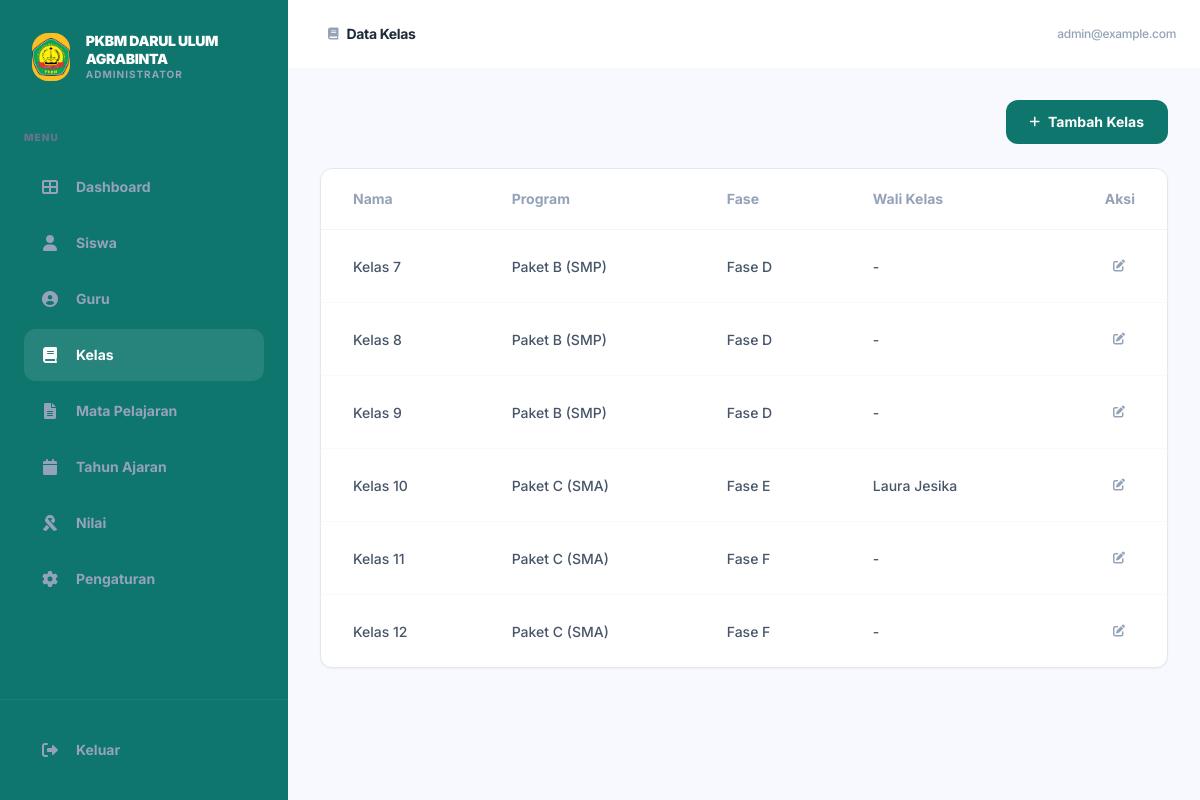
/classes/ (signed in), run on the app's committed database.
### apps_main/models.py (models this page shows, shortened)
class SchoolProfile(models.Model):
    name = models.CharField(max_length=255, default="PKBM Darul Ulum Agrabinta")
    logo = models.ImageField(upload_to='school/', null=True, blank=True)
    principal_name = models.CharField(max_length=255)
    nip = models.CharField(max_length=50, blank=True, null=True)
    address = models.TextField()
    phone = models.CharField(max_length=20, blank=True, null=True)
    email = models.EmailField(blank=True, null=True)
    theme_color = models.CharField(max_length=20, default="#1e295b")
    signature = models.ImageField(upload_to='school/signature/', null=True, blank=True)
    stamp = models.ImageField(upload_to='school/stamp/', null=True, blank=True)

class User(AbstractUser):
    ROLE_CHOICES = (
        ('ADMIN', 'Super Admin'),
        ('TEACHER', 'Teacher'),
        ('STUDENT', 'Student'),
    )
    role = models.CharField(max_length=10, choices=ROLE_CHOICES, default='STUDENT')
    photo = models.ImageField(upload_to='user_photos/', null=True, blank=True)

class ClassLevel(models.Model):
    PROGRAM_CHOICES = (
        ('PAKET_B', 'Paket B (SMP)'),
        ('PAKET_C', 'Paket C (SMA)'),
    )
    PHASE_CHOICES = (
        ('D', 'Fase D'),
        ('E', 'Fase E'),
        ('F', 'Fase F'),
    )
    name = models.CharField(max_length=50)
    program = models.CharField(max_length=20, choices=PROGRAM_CHOICES)
    phase = models.CharField(max_length=2, choices=PHASE_CHOICES)
    homeroom_teacher = models.ForeignKey('Teacher', on_delete=models.SET_NULL, null=True, blank=True, related_name='homeroom_classes')

class Teacher(models.Model):
    user = models.OneToOneField(User, on_delete=models.CASCADE, related_name='teacher_profile')
    nip = models.CharField(max_length=50, unique=True, null=True, blank=True)
    subjects = models.ManyToManyField(Subject, through='TeacherSubject')
    signature = models.ImageField(upload_to='teacher/signatures/', null=True, blank=True)

### apps_main/views.py (the view, shortened to what this page needs)
# urls.py: path('classes/', views.manage_classes, name='manage_classes'),
@user_passes_test(is_admin)
def manage_classes(request):
    classes = ClassLevel.objects.all().order_by('program', 'name').select_related('homeroom_teacher__user')
    teachers = Teacher.objects.all().select_related('user').order_by('user__first_name')
    return render(request, 'apps_main/manage_classes.html', {
        'classes': classes,
        'teachers': teachers,
        'page_title': 'Manajemen Kelas'
    })

### apps_main/context_processors.py (called while the page is built)
def school_profile(request):
    school = SchoolProfile.objects.first()
    return {
        'school_profile': school
    }

### apps_main/views.py (called while the page is built)
def is_admin(user):
    return user.is_authenticated and user.role == 'ADMIN'

### templates/apps_main/manage_classes.html (shortened to what this page needs)
{% extends 'base.html' %}
{% block page_title %}Data Kelas{% endblock %}
{% block page_icon %}<i class="fas fa-book text-xs"></i>{% endblock %}
{% block content %}
<div class="space-y-6">
    <div class="flex justify-end">
        <button onclick="openClassModal()" class="inline-flex items-center px-6 py-3 bg-primary text-white rounded-xl font-bold text-sm hover:shadow-lg hover:shadow-slate-200 transition-all">
            <i class="fas fa-plus mr-2 text-xs"></i> Tambah Kelas
        </button>
    </div>
    <div class="bg-white rounded-xl shadow-sm border border-slate-200 overflow-hidden">
        <div class="overflow-x-auto">
            <table class="w-full text-left">
                <thead>
                    <tr class="text-slate-400 text-sm font-normal border-b border-slate-100">
                        <th class="px-8 py-5">Nama</th>
                        <th class="px-8 py-5">Program</th>
                        <th class="px-8 py-5">Fase</th>
                        <th class="px-8 py-5">Wali Kelas</th>
                        <th class="px-8 py-5 text-right">Aksi</th>
                    </tr>
                </thead>
                <tbody class="divide-y divide-slate-50">
                    {% for class in classes %}
                    <tr class="hover:bg-slate-50/30 transition-colors group">
                        <td class="px-8 py-5">
                            <span class="text-sm font-medium text-slate-600">{{ class.name }}</span>
                        </td>
                        <td class="px-8 py-5">
                            <span class="text-sm font-medium text-slate-600">{{ class.get_program_display }}</span>
                        </td>
                        <td class="px-8 py-5">
                            <span class="text-sm font-medium text-slate-600">Fase {{ class.phase }}</span>
                        </td>
                        <td class="px-8 py-5">
                            <span class="text-sm font-medium text-slate-600">{{ class.homeroom_teacher.user.get_full_name|default:"-" }}</span>
                        </td>
                        <td class="px-8 py-5 text-right">
                            <button onclick="editClass('{{ class.id }}')" class="inline-flex items-center justify-center w-8 h-8 text-slate-400 hover:text-primary hover:bg-primary/5 rounded-lg transition-all">
                                <i class="fas fa-edit text-xs"></i>
                            </button>
                        </td>
                    </tr>
                    {% empty %}
                    <tr>
                        <td colspan="4" class="px-8 py-20 text-center">
                            <p class="text-sm font-medium text-slate-400">Belum ada kelas</p>
                        </td>
                    </tr>
                    {% endfor %}
                </tbody>
            </table>
        </div>
    </div>
</div>
{% endblock %}

### templates/base.html (shortened to what this page needs)
<!DOCTYPE html>
<html lang="en">
<head>
    <script src="https://cdn.tailwindcss.com"></script>
    <link href="https://cdnjs.cloudflare.com/ajax/libs/font-awesome/6.0.0/css/all.min.css" rel="stylesheet">
</head>
<body class="bg-[#f8f9fe] text-[#1e293b]">
    {% if user.is_authenticated %}
    <div class="min-h-screen flex">
        <aside id="sidebar" class="w-72 bg-primary text-white flex-shrink-0 hidden md:flex flex-col fixed inset-y-0 left-0 z-50 md:relative transition-transform -translate-x-full md:translate-x-0">
            <div class="p-8 flex items-center justify-between">
                <div class="flex items-center space-x-4">
                    <div class="w-12 h-12 bg-[#fbbf24] rounded-2xl flex items-center justify-center text-primary text-2xl overflow-hidden">
                        {% if school_profile.logo %}
                            <img src="{{ school_profile.logo.url }}" class="w-full h-full object-contain">
                        {% else %}
                            <i class="fas fa-graduation-cap"></i>
                        {% endif %}
                    </div>
                    <div>
                        <h1 class="text-sm font-black tracking-tight leading-tight uppercase">{{ school_profile.name|default:'PKBM Darul Ulum' }}</h1>
                        <p class="text-[10px] text-slate-400 font-bold uppercase tracking-widest">Administrator</p>
                    </div>
                </div>
            </div>
            <div class="px-6 py-4">
                <p class="text-[10px] font-black text-slate-500 uppercase tracking-widest mb-4">Menu</p>
                <nav class="space-y-1">
                    <a href="{% url 'dashboard' %}" class="flex items-center space-x-4 p-4 rounded-xl {% if request.resolver_match.url_name == 'dashboard' %}bg-white/10 text-white{% else %}text-slate-400 hover:text-white transition{% endif %}">
                        <i class="fas fa-th-large w-5 text-center"></i>
                        <span class="text-sm font-bold">Dashboard</span>
                    </a>
                    {% if user.role == 'ADMIN' %}
                    <a href="{% url 'manage_students' %}" class="flex items-center space-x-4 p-4 rounded-xl {% if request.resolver_match.url_name == 'manage_students' %}bg-white/10 text-white{% else %}text-slate-400 hover:text-white transition{% endif %}">
                        <i class="fas fa-user w-5 text-center"></i>
                        <span class="text-sm font-bold">Siswa</span>
                    </a>
                    <a href="{% url 'manage_teachers' %}" class="flex items-center space-x-4 p-4 rounded-xl {% if request.resolver_match.url_name == 'manage_teachers' %}bg-white/10 text-white{% else %}text-slate-400 hover:text-white transition{% endif %}">
                        <i class="fas fa-user-circle w-5 text-center"></i>
                        <span class="text-sm font-bold">Guru</span>
                    </a>
                    <a href="{% url 'manage_classes' %}" class="flex items-center space-x-4 p-4 rounded-xl {% if request.resolver_match.url_name == 'manage_classes' %}bg-white/10 text-white{% else %}text-slate-400 hover:text-white transition{% endif %}">
                        <i class="fas fa-book w-5 text-center"></i>
                        <span class="text-sm font-bold">Kelas</span>
                    </a>
                    <a href="{% url 'manage_subjects' %}" class="flex items-center space-x-4 p-4 rounded-xl {% if request.resolver_match.url_name == 'manage_subjects' %}bg-white/10 text-white{% else %}text-slate-400 hover:text-white transition{% endif %}">
                        <i class="fas fa-file-alt w-5 text-center"></i>
                        <span class="text-sm font-bold">Mata Pelajaran</span>
                    </a>
                    <a href="{% url 'manage_academic_years' %}" class="flex items-center space-x-4 p-4 rounded-xl {% if request.resolver_match.url_name == 'manage_academic_years' %}bg-white/10 text-white{% else %}text-slate-400 hover:text-white transition{% endif %}">
                        <i class="fas fa-calendar w-5 text-center"></i>
                        <span class="text-sm font-bold">Tahun Ajaran</span>
                    </a>
                    <a href="{% url 'manage_grades' %}" class="flex items-center space-x-4 p-4 rounded-xl {% if request.resolver_match.url_name == 'manage_grades' %}bg-white/10 text-white{% else %}text-slate-400 hover:text-white transition{% endif %}">
                        <i class="fas fa-ribbon w-5 text-center"></i>
                        <span class="text-sm font-bold">Nilai</span>
                    </a>
                    <a href="{% url 'manage_settings' %}" class="flex items-center space-x-4 p-4 rounded-xl {% if request.resolver_match.url_name == 'manage_settings' %}bg-white/10 text-white{% else %}text-slate-400 hover:text-white transition{% endif %}">
                        <i class="fas fa-cog w-5 text-center"></i>
                        <span class="text-sm font-bold">Pengaturan</span>
                    </a>
                    {% endif %}
                </nav>
            </div>
            <div class="mt-auto p-6 border-t border-white/5">
                <form action="{% url 'logout' %}" method="post">
                    <button type="submit" class="flex items-center space-x-4 p-4 w-full text-slate-400 hover:text-white transition">
                        <i class="fas fa-sign-out-alt w-5 text-center"></i>
                        <span class="text-sm font-bold">Keluar</span>
                    </button>
                </form>
            </div>
        </aside>
        <main class="flex-1 flex flex-col min-w-0">
            <header class="bg-white p-6 flex justify-between items-center sticky top-0 z-10">
                <div class="flex items-center space-x-4">
                    <div class="flex items-center space-x-2 text-slate-400">
                        {% block page_icon %}<i class="fas fa-columns text-xs"></i>{% endblock %}
                        <span class="text-sm font-bold text-slate-800 tracking-tight">{% block page_title %}Dashboard{% endblock %}</span>
                    </div>
                </div>
                <div class="flex items-center space-x-4">
                    <p class="text-xs font-medium text-slate-400 tracking-tight">{{ user.email|default:user.username }}</p>
                </div>
            </header>
            <div class="p-8 flex-1 overflow-auto">
                {% block content %}{% endblock %}
            </div>
        </main>
    </div>
    {% else %}
    <div class="min-h-screen bg-slate-100 flex items-center justify-center p-4">
        {% block login_content %}{% endblock %}
    </div>
    {% endif %}
</body>
</html>

### data on the page
SchoolProfile: logo (picture), name "PKBM DARUL ULUM AGRABINTA"
User: email "admin@example.com"
ClassLevel: name "Kelas 7", program "Paket B (SMP)", phase "D", homeroom_teacher.user.get_full_name "-"
ClassLevel: name "Kelas 8", program "Paket B (SMP)", phase "D", homeroom_teacher.user.get_full_name "-"
ClassLevel: name "Kelas 9", program "Paket B (SMP)", phase "D", homeroom_teacher.user.get_full_name "-"
ClassLevel: name "Kelas 10", program "Paket C (SMA)", phase "E", homeroom_teacher.user.get_full_name "Laura Jesika"
ClassLevel: name "Kelas 11", program "Paket C (SMA)", phase "F", homeroom_teacher.user.get_full_name "-"
ClassLevel: name "Kelas 12", program "Paket C (SMA)", phase "F", homeroom_teacher.user.get_full_name "-"
